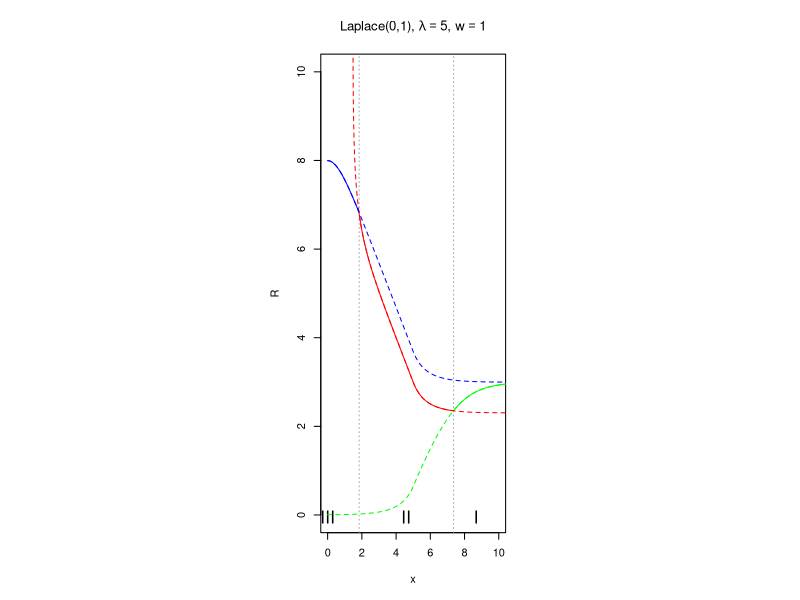

This figure's R source:
#--------------------------------------------------------------------------------------------------------------------#
# On frequentist coverage of Bayesian credible sets for estimation of the mean under constraints
# Duisters & Schmidt-Hieber
# Math Institute, Leiden University
# Feb 2020
#--------------------------------------------------------------------------------------------------------------------#
#--------------------------------------------------------------------------------------------------------------------#
# source functions
library(rmutil) #dlaplace

#--------------------------------------------------------------------------------------------------------------------#
# Plots
#--------------------------------------------------------------------------------------------------------------------#
# Fig: Visualize R functions
dist <- "Lap"

# localize g and G functions
if(dist=="Lap"){
  g <- function(x,theta0=0){dlaplace(x,m=theta0,s=1)}
  G <- function(x,theta0=0){plaplace(x,m=theta0,s=1)}  
  Ginv <- function(p){qlaplace(p)}
  distname <- "Laplace(0,1)"
}

#--------------------------------------------------------------------------------------------------------------------#
# R functions
R1f <- function(x,alpha,w,lambda){Ginv(pmax(0,pmin(1,1 - alpha/2 - (1-w)/(2*w)*alpha*g(x)-((1-alpha)/2)*(G(lambda-x)-G(-lambda-x)))))}
R2f <- function(x,alpha,w,lambda){Ginv(pmax(0,pmin(1,1 - alpha - (1-w)/w*alpha*g(x)+alpha*(G(lambda-x)-G(-lambda-x)) + G(-lambda-x))))}
R3f <- function(x,alpha,w,lambda){Ginv(pmax(0,pmin(1,1 - alpha/2 - (1-w)/(2*w)*alpha*g(x)+(alpha/2)*(G(lambda-x)-G(-lambda-x)))))}

#--------------------------------------------------------------------------------------------------------------------#


#--------------------------------------------------------------------------------------------------------------------#
# codechunk for plotting
code.chunk <- function(lambda,alpha,w,distname,h=0.01){
  
  xgrid <- seq(0,15,h)
  ranges <- c(0,10)
  
  # get R
  R1 <- R1f(xgrid,alpha,w,lambda)
  R2 <- R2f(xgrid,alpha,w,lambda)
  R3 <- R3f(xgrid,alpha,w,lambda)
  
  plot(xgrid,xgrid,type="n",xlab="x",ylab="R",xlim=ranges,ylim=c(0,10)) 
  title(bquote(paste(.(distname),", ",lambda==.(lambda),", ",w==.(w))))
  
  
  X1 <- xgrid[xgrid > lambda + R1]
  X2 <- xgrid[(xgrid > 0) & (-lambda + R3 < xgrid) & (xgrid <= lambda + R1)  ]
  X3 <- xgrid[abs(xgrid) <= -lambda + R3]
  X4 <- -X2
  X5 <- -X1
  
  # exclude |x| <= t_alpha
  ta <-max(0,xgrid[((w/(1-w))*(G(xgrid - lambda) + G(-xgrid - lambda))/g(xgrid)) <= (alpha/(1-alpha))])
  
  if(ta==0){ # this is a manual trick, not exact
    abline(v=c(min(X2),min(X1)),lty=3,col="darkgrey")
    mtext(c("III","II","I"),side=1,adj=0.5,line=-1.5,at=c((max(X4)+min(X2))/2,(min(X2)+min(X1))/2,(min(X1)+max(ranges))/2))
  }else{
    abline(v=c(ta,min(X1)),lty=3,col="darkgrey")  
    mtext(c("-","II","I"),side=1,adj=0.5,line=-1.5,at=c((-ta+ta)/2,(ta+min(X1))/2,(min(X1)+max(ranges))/2))
    mtext(c(expression(t[alpha])),side=1,at=c(ta),line=1)
  }
  
  lines(xgrid,R1,col="green",lty=2)
  lines(xgrid,R2,col="red",lty=2)
  lines(xgrid,R3,col="blue",lty=2)
  
  # Active x in regime
  lines(X1[abs(X1)>ta],R1f(X1[abs(X1)>ta],alpha,w,lambda),col="green",lty=1)
  lines(X2[abs(X2)>ta],R2f(X2[abs(X2)>ta],alpha,w,lambda),col="red",lty=1)
  lines(X3[abs(X3)>ta],R3f(X3[abs(X3)>ta],alpha,w,lambda),col="blue",lty=1)
  
  
}


#--------------------------------------------------------------------------------------------------------------------#
# Visualize R function
#pdf("Figures/figR.pdf",width=12,height=4.5)
png("Figures/figR.png",width=12,height=4.5,unit="in",res=300)

par(mfrow=c(1,3)) # this is a trick to get the size exactly the same as figLU
plot.new()
code.chunk(lambda=5,alpha=0.05,w=1,distname) # the actual figure
plot.new()

dev.off()

#--------------------------------------------------------------------------------------------------------------------#
